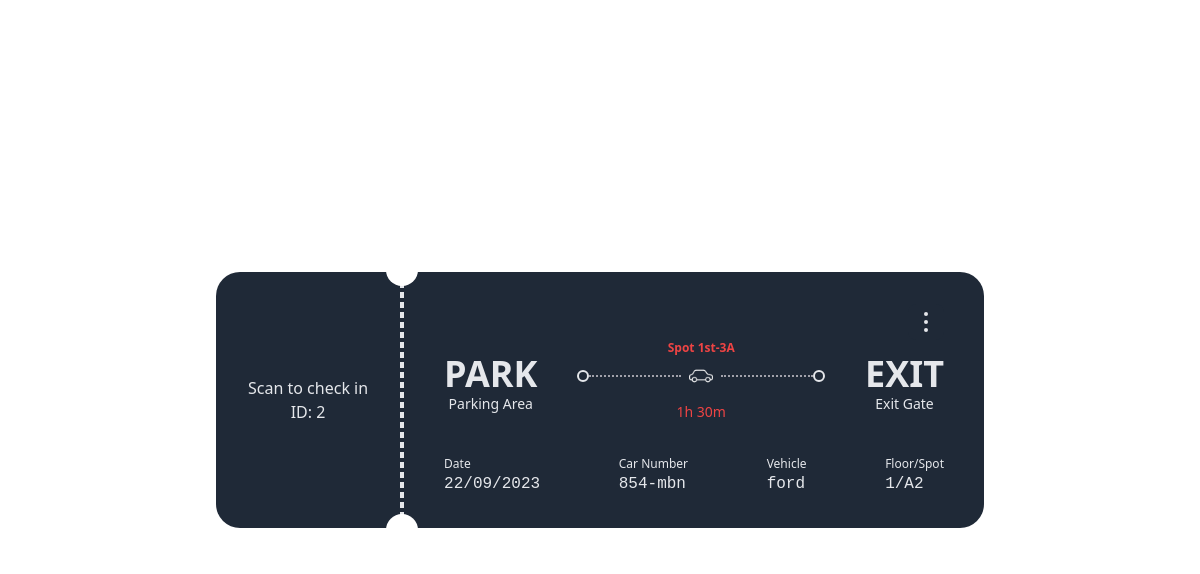
Page /reservations/show.php?reservation_id=2 (signed in) on the committed database.
### tables this page shows
CREATE TABLE Reservation
(
    reservation_id       int(128) NOT NULL
        AUTO_INCREMENT,
    reservation_datetime datetime NOT NULL,
    extensions_count     int (10) DEFAULT 0,
    enter_datetime       datetime (6),
    exit_datetime        datetime (6),
    parking_id           int (128) NOT NULL,
    car_id               int (128) NOT NULL,
    reserver_id          int (128) NOT NULL,
    PRIMARY KEY
        (reservation_id),
    FOREIGN KEY
        (parking_id) REFERENCES ParkingSpots
        (parking_id),
    FOREIGN KEY
        (car_id) REFERENCES Cars
        (car_id),
    FOREIGN KEY
        (reserver_id) REFERENCES Users
        (user_id)
);

CREATE TABLE Cars
(
    car_id    int(128) NOT NULL
        AUTO_INCREMENT,
    car_type  varchar(15) NOT NULL,
    car_plate varchar(15) NOT NULL,
    owner_id  int (128) NOT NULL,
    PRIMARY KEY
        (car_id),
    FOREIGN KEY
        (owner_id) REFERENCES Users
        (user_id),
    UNIQUE KEY `unique_car`
        (car_type, car_plate)
);

CREATE TABLE ParkingSpots
(
    parking_id     int(128) NOT NULL
        AUTO_INCREMENT,
    zone_number    varchar(10) NOT NULL,
    floor_number   int (10) NOT NULL,
    parking_number int (10) NOT NULL,
    PRIMARY KEY
        (parking_id)
);

### reservations/show.php (the view, shortened to what this page needs)
<?php include "../snippets/base.php" ?>
<?php
$reservation_id = $_GET['reservation_id'];
$sql = "SELECT * FROM Reservation WHERE reservation_id = ?";
$stmt = $connection->prepare($sql);
$stmt->bind_param("i", $reservation_id);
$stmt->execute();
$result = $stmt->get_result();
$reservation = $result->fetch_assoc();
$parking_id = $reservation['parking_id'];
$sqlParking = "SELECT * FROM ParkingSpots WHERE parking_id = ?";
$stmtParking = $connection->prepare($sqlParking);
$stmtParking->bind_param("i", $parking_id);
$stmtParking->execute();
$resultParking = $stmtParking->get_result();
$parking_info = $resultParking->fetch_assoc();
$car_id = $reservation['car_id'];
$sqlCar = "SELECT * FROM Cars WHERE car_id = ?";
$stmtCar = $connection->prepare($sqlCar);
$stmtCar->bind_param("i", $car_id);
$stmtCar->execute();
$resultCar = $stmtCar->get_result();
$car_info = $resultCar->fetch_assoc();
?>
<!DOCTYPE html>
<html lang="en">
<head>
    <script src="https://cdn.tailwindcss.com"></script>
</head>
<body>
<div class="containerd">
    <main class="w-screen h-screen flex flex-col">
        <section class="w-full flex-grow bg-parking-bg flex flex-cold items-center justify-center  p-4">
            <div class="flex w-full max-w-3xl text-parking-text h-64">
                <div class="h-full bg-gray-800 flex items-center justify-center px-8 rounded-l-3xl flex-col">
                    <p class="text-gray-200">Scan to check in </p>
                    <p class="text-gray-200">ID: <?= $reservation['reservation_id'] ?></p>
                </div>
                <div class="relative h-full flex flex-col items-center border-dashed justify-between border-2 bg-gray-800 border-parking-text">
                    <div class="absolute rounded-full w-8 h-8 bg-white -top-5"></div>
                    <div class="absolute rounded-full w-8 h-8 bg-white -bottom-5"></div>
                </div>
                <div class="h-full py-8 px-10 bg-gray-800 flex-grow rounded-r-3xl flex flex-col text-gray-200">
                    <div class="flex flex-end justify-end">
                        <button id="dropdownMenuIconButton" data-dropdown-toggle="dropdownDots"
                                class="inline-flex items-center p-2 text-sm font-medium text-center text-gray-200 bg-gray-800 rounded-lg hover:bg-gray-600 focus:ring-4 focus:outline-none  focus:ring-gray-50  "
                                type="button">
                            <svg class="w-5 h-5" aria-hidden="true" xmlns="http://www.w3.org/2000/svg"
                                 fill="currentColor" viewBox="0 0 4 15">
                                <path d="M3.5 1.5a1.5 1.5 0 1 1-3 0 1.5 1.5 0 0 1 3 0Zm0 6.041a1.5 1.5 0 1 1-3 0 1.5 1.5 0 0 1 3 0Zm0 5.959a1.5 1.5 0 1 1-3 0 1.5 1.5 0 0 1 3 0Z"/>
                            </svg>
                        </button>
                    </div>
                    <div class="flex w-full justify-between items-center">
                        <div class="flex flex-col items-center">
                            <span class="text-4xl font-bold text-gray-200">PARK</span>
                            <span class="text-parking-text text-sm text-gray-200">Parking Area</span>
                        </div>
                        <div class="flex flex-col flex-grow items-center px-10">
                            <span class="font-bold text-xs text-red-500">Spot 1st-3A</span>
                            <div class="w-full flex items-center mt-2">
                                <div class="w-3 h-3 rounded-full border-2 border-parking-text"></div>
                                <div class="flex-grow border-t-2 border-zinc-400 border-dotted h-px"></div>
                                <img src="/assets/img/car-2.png" class="w-6 h-6 mx-2" alt="">
                                <div class="flex-grow border-t-2 border-zinc-400 border-dotted h-px"></div>
                                <div class="w-3 h-3 rounded-full border-2 border-parking-text"></div>
                            </div>
                            <div class="flex items-center px-3 rounded-full bg-parking-time h-8 mt-2">
                                <span class="text-sm text-red-500">1h 30m</span>
                            </div>
                        </div>
                        <div class="flex flex-col items-center text-gray-200">
                            <span class="text-4xl font-bold text-gray-200">EXIT</span>
                            <span class="text-parking-text text-sm">Exit Gate</span>
                        </div>
                    </div>
                    <div class="flex w-full mt-auto justify-between">
                        <div class="flex flex-col">
                            <span class="text-xs text-parking-text text-gray-200">Date</span>
                            <span class="font-mono text-gray-200"><?= date('d/m/Y', strtotime($reservation['reservation_datetime'])) ?></span>
                        </div>
                        <div class="flex flex-col text-gray-200">
                            <span class="text-xs text-parking-text">Car Number</span>
                            <span class="font-mono text-gray-200"><?= $car_info["car_plate"] ?></span>
                        </div>
                        <div class="flex flex-col text-gray-200">
                            <span class="text-xs text-parking-text">Vehicle</span>
                            <span class="font-mono text-gray-200"><?= $car_info["car_type"] ?></span>
                        </div>
                        <div class="flex flex-col text-gray-200">
                            <span class="text-xs text-parking-text">Floor/Spot</span>
                            <span class="font-mono"><?= $parking_info['floor_number'] . '/' . $parking_info['zone_number'] . $parking_info["parking_number"] ?></span>
                        </div>
                    </div>
                </div>
            </div>
        </section>
    </main>
</div>
</body>
</html>

### reservations/show.php (style rules this page uses)
body { overflow-x: hidden; }

### rows in the picture
reservation: reservation_id "2", reservation_datetime "22/09/2023"
cars: car_plate "854-mbn", car_type "ford"
parkingspots: floor_number "1", zone_number "A", parking_number "2"
